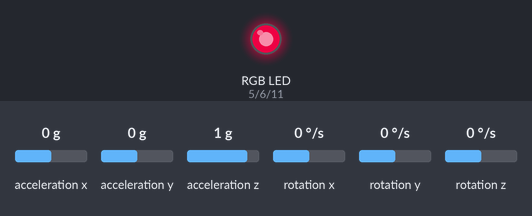
Recording of a sketch running on a simulated Arduino Uno, built with avr-gcc and run on an emulated ATmega328P. Shown: an RGB LED mixed from three pins (HIGH = lit). The inputs (shaded band) are chosen by the test bench; at power-on: acceleration z 1 g, acceleration x 0 g, acceleration y 0 g, rotation x 0 °/s, rotation y 0 °/s, rotation z 0 °/s. Dim RGB values are drawn brighter than linear; what the sketch prints to the serial monitor is not drawn.

Above: at 0.76 s.
1.3 s: acceleration z set to -1.4 g
4.3 s: acceleration z set to -0.8 g
At 6.7 s:
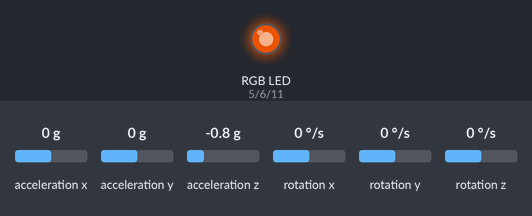
7.3 s: acceleration z set to 0 g
At 9.8 s:
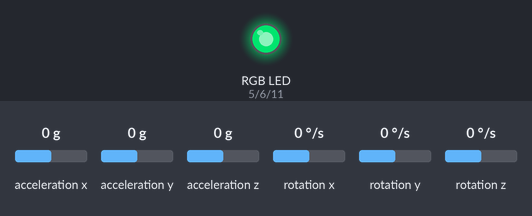
10.3 s: acceleration z set to 0.8 g
At 10.76 s:
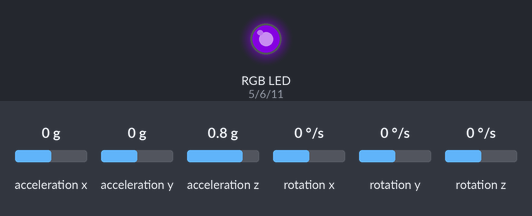
13.3 s: acceleration z set to 1.4 g
At 15.6 s:
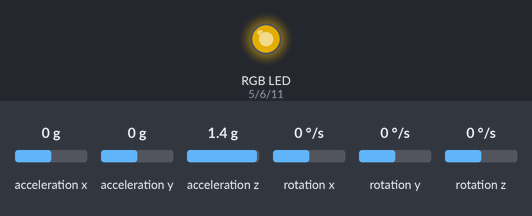
Timing chart, 0 to 17.1 s (numbered marks = the images above; inputs shaded):
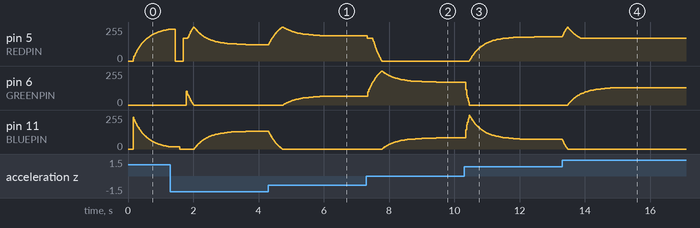

The sketch:

LEDOrientation.ino
```cpp
#include "I2Cdev.h"
#include "MPU6050.h"
#include <Wire.h>
#include <Adafruit_BMP085.h>
#include <SPI.h>
#include <SD.h>
#include <FastLED.h>

MPU6050 accelgyro;
int16_t ax, ay, az;
int16_t gx, gy, gz;

Adafruit_BMP085 bmp;
int temp, pressure, altitude, startPressure;

int hue;
double azAvg = 0, decayFactor = 0.99;


const int chipSelect = 4;

#define REDPIN    5
#define GREENPIN  6
#define BLUEPIN   11

void setLED( const CRGB& rgb) {
  analogWrite(REDPIN,   rgb.r);
  analogWrite(GREENPIN, rgb.g);
  analogWrite(BLUEPIN,  rgb.b);
}

void setup() {
  pinMode(REDPIN,   OUTPUT);
  pinMode(GREENPIN, OUTPUT);
  pinMode(BLUEPIN,  OUTPUT);

  Serial.begin(38400);
  while(!Serial) {}

  // join I2C bus (I2Cdev library doesn't do this automatically)
  #if I2CDEV_IMPLEMENTATION == I2CDEV_ARDUINO_WIRE
      Wire.begin();
  #elif I2CDEV_IMPLEMENTATION == I2CDEV_BUILTIN_FASTWIRE
      Fastwire::setup(400, true);
  #endif

  // initialize device
  Serial.print("Initializing MPU6050...");
  accelgyro.initialize();
  // verify connection
  Serial.print("Testing MPU6050 connections...");
  Serial.println(accelgyro.testConnection() ? "MPU6050 connection successful" : "MPU6050 connection failed");

  if (!bmp.begin()) {
    Serial.println("Could not find a valid BMP085 sensor, check wiring!");
    while (1) {}
  }
}

void loop() {
  accelgyro.getMotion6(&ax, &ay, &az, &gx, &gy, &gz);
  azAvg = azAvg*decayFactor + (1 - decayFactor)*az;
  hue = map(int(azAvg), -16384, 16384, 0, 255);
  setLED(CHSV(hue, 255, 255));

}
```

Measured:
- after the input at 4.3 s, pin 5 (REDPIN): rises from 122/255 to 255/255 in 0.41 s, then falls to 188/255 in 1.6 s; pin 6 (GREENPIN): moves from 0/255 to 67/255 over 1.6 s, starting after 0.46 s; pin 11 (BLUEPIN): moves from 134/255 to 0/255 over 0.41 s, starting at once
- after the input at 7.3 s, pin 5 (REDPIN): moves from 188/255 to 0/255 over 0.45 s, starting at once; pin 6 (GREENPIN): rises from 67/255 to 255/255 in 0.43 s, then falls to 172/255 in 1.7 s; pin 11 (BLUEPIN): moves from 0/255 to 83/255 over 1.7 s, starting after 0.49 s
- after the input at 10.3 s, pin 5 (REDPIN): moves from 0/255 to 183/255 over 2.0 s, starting after 0.16 s; pin 6 (GREENPIN): 172/255 → 0/255 after 0.05 s; pin 11 (BLUEPIN): rises from 83/255 to 253/255 in 0.11 s, then falls to 72/255 in 2.0 s
- after the input at 13.3 s, pin 5 (REDPIN): rises from 183/255 to 255/255 in 0.17 s, then falls to 171/255 in 0.41 s; pin 6 (GREENPIN): moves from 0/255 to 130/255 over 1.6 s, starting after 0.18 s; pin 11 (BLUEPIN): moves from 72/255 to 0/255 over 0.17 s, starting at once
